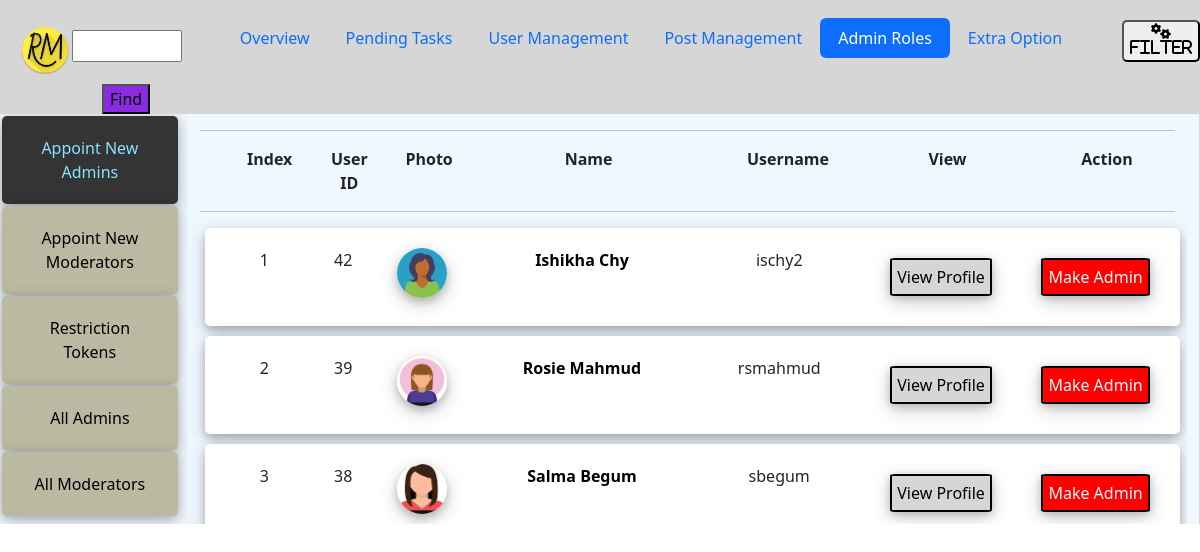
Page /admin_dashboard/admin_dashboard.php?type=admin&size=99999&subtype=op1 (signed in) on the committed database.
### tables this page shows
CREATE TABLE `users` (
  `fname` varchar(150) DEFAULT NULL,
  `lname` varchar(150) DEFAULT NULL,
  `uname` varchar(150) DEFAULT NULL,
  `email` varchar(150) DEFAULT NULL,
  `phone` varchar(150) DEFAULT NULL,
  `job` varchar(150) DEFAULT NULL,
  `about` varchar(500) DEFAULT NULL,
  `pass` varchar(150) DEFAULT NULL,
  `id` int(11) NOT NULL,
  `verified` varchar(20) DEFAULT NULL,
  `flag` int(11) DEFAULT 0,
  `content_count` int(11) DEFAULT 0,
  `pro_pic` varchar(500) DEFAULT NULL,
  `temp_id` varchar(50) DEFAULT NULL,
  `date_of_birth` varchar(100) DEFAULT NULL,
  `religion` varchar(100) DEFAULT NULL,
  `language` varchar(100) DEFAULT NULL,
  `relation` varchar(100) DEFAULT NULL,
  `blood` varchar(100) DEFAULT NULL,
  `nation` varchar(100) DEFAULT NULL,
  `address` varchar(100) DEFAULT NULL,
  `gender` varchar(50) DEFAULT NULL,
  `politics` varchar(50) DEFAULT NULL,
  `sports` varchar(400) DEFAULT NULL,
  `hobby` varchar(400) DEFAULT NULL,
  `temp_id2` varchar(50) DEFAULT NULL,
  `status` varchar(50) DEFAULT NULL,
  `s_verified` varchar(50) DEFAULT NULL
);

### admin_dashboard/backend.php (the view, shortened to what this page needs)
<?php
class admin_dash
{
    function exist_in_adminlist($id)
    {
        include('../include/connection.php');
        $sql = "SELECT * FROM admin_list WHERE uid = '$id'";
        $res = mysqli_query($con, $sql);
        if (mysqli_num_rows($res) > 0) {
            return true;
        }
        return false;
    }
    function make_adminlist($sz)
    {
        echo '<hr><div class="row" style="margin-left:30px; text-align:center;">
                <div class="col-sm-1">
                    <strong>Index</strong>
                </div>
                <div class="col-sm-1">
                    <strong>User ID</strong>
                </div>
                <div class="col-sm-1">
                    <strong>Photo</strong>
                </div>
                <div class="col-sm-3">
                    <strong>Name</strong>
                </div>
                <div class="col-sm-2">
                    <strong>Username</strong>
                </div>
                <div class="col-sm-2">
                    <strong>View</strong>
                </div>
                <div class="col-sm-2">
                    <strong>Action</strong>
                </div>
            </div><hr>';
        $counter = 0;
        include('../include/connection.php');
        $sql = "SELECT * FROM users ORDER BY id DESC";
        $res = mysqli_query($con, $sql);
        while ($row = mysqli_fetch_assoc($res)) {
            if (!($this->exist_in_adminlist($row['id']))) {
                $profile_picture_link = "../ext-files/user/" . $row['pro_pic'];
                echo '<div class="card-main">
                    <div class="row" style="margin-left:0px; text-align:center;">
                        <div class="col-sm-1">
                            <span>' . ($counter + 1) . '</span>
                        </div>
                        <div class="col-sm-1">
                            <span>' . $row['id'] . '</span>
                        </div>
                        <div class="col-sm-1">
                            <img class="profile-pic-home-post" src="' . $profile_picture_link . '">
                        </div>
                        <div class="col-sm-3">
                            <a title="View User Profile" class="unformatted-link homepage-poster-name" href="../view_user.php?uid=' . $row['id'] . '">
                                <span>&nbsp' . $row['fname'] . ' ' . $row['lname'] . '</span>
                            </a>
                        </div>
                        <div class="col-sm-2">
                            <span>&nbsp' . $row['uname'] . '</span>
                        </div>
                        <div class="col-sm-2">
                            <a href="../view_user.php?uid=' . $row['id'] . '" style="float:right;" class="neutral-btn">View Profile</a>
                        </div>
                        <div class="col-sm-2">
                            <a href="make_admin.php?uid=' . $row['id'] . '&uname=' . $row['uname'] . '" style="float:right;" class="cancel-btn">Make Admin</a>
                        </div>
                    </div>
                </div>';
                $counter = $counter + 1;
            }
        }
    }
}
class admin_vertbar
{
    function admin($cat, $sz, $sub, $add_admin_vis, $add_mod_vis)
    {
        $opt1_act = "";
        $opt2_act = "";
        $opt3_act = "";
        $opt4_act = "";
        $opt5_act = "";
        $subtype = "";
        if (isset($sub)) {
            if ($sub == "op1") {
                $opt1_act = "active-vbar";
                $subtype = "op1";
            } else if ($sub == "op2") {
                $opt2_act = "active-vbar";
                $subtype = "op2";
            } else if ($sub == "op3") {
                $opt3_act = "active-vbar";
                $subtype = "op3";
            } else if ($sub == "op4") {
                $opt4_act = "active-vbar";
                $subtype = "op4";
            } else if ($sub == "op5") {
                $opt5_act = "active-vbar";
                $subtype = "op5";
            }
        } else {
            $opt1_act = "active-vbar";
            $subtype = "op1";
        }
        echo '<a style="' . $add_admin_vis . '" class="va" href="admin_dashboard.php?type=' . $cat . '&size=' . $sz . '&subtype=op1"><div class="vert-navbar ' . $opt1_act . '">Appoint New Admins</div></a>';
        echo '<a style="' . $add_mod_vis . '" class="va" href="admin_dashboard.php?type=' . $cat . '&size=' . $sz . '&subtype=op2"><div class="vert-navbar ' . $opt2_act . '">Appoint New Moderators</div></a>';
        echo '<a style="' . $add_mod_vis . '" class="va" href="admin_dashboard.php?type=' . $cat . '&size=' . $sz . '&subtype=op3"><div class="vert-navbar ' . $opt3_act . '">Restriction Tokens</div></a>';
        echo '<a class="va" href="admin_dashboard.php?type=' . $cat . '&size=' . $sz . '&subtype=op4"><div class="vert-navbar ' . $opt4_act . '">All Admins</div></a>';
        echo '<a class="va" href="admin_dashboard.php?type=' . $cat . '&size=' . $sz . '&subtype=op5"><div class="vert-navbar ' . $opt5_act . '">All Moderators</div></a>';
        return $subtype;
    }
}

### css/style.css (style rules this page uses)
:root { --transition-speed: 600ms; }
.unformatted-link { text-decoration: none; color: black; }
* { scrollbar-width: thin; scrollbar-color: #3d3f28 #faffaf; }
.card-main { width: 100%; overflow: hidden; background-color: rgb(255, 255, 255); border-radius: 5px; margin-top: 10px; margin-left: 5px; margin-bottom: 5px; padding: 20px; box-shadow: 0 4px 8px 0 rgba(0, 0, 0, 0.2), 0 6px 20px 0 rgba(0, 0, 0, 0.19); }
.profile-pic-home-post { border-radius: 50px; height: 50px; width: 50px; box-shadow: 0 4px 8px 0 rgba(0, 0, 0, 0.2), 0 6px 20px 0 rgba(0, 0, 0, 0.19); }
span { display: inline-block; width: 100%; max-height: 300px; -webkit-line-clamp: 2; display: -webkit-box; -webkit-box-orient: vertical; overflow: hidden; text-overflow: ellipsis; }
.homepage-poster-name { font-weight: bold; }
.cancel-btn { border-radius: 5%; border: 2px solid black; text-decoration: none; margin-top: 10px; padding: 5px; margin: 10px; color: rgb(255, 255, 255); background-color: red; box-shadow: 0 2px 8px rgba(0, 0, 0, 0.2), 0 6px 20px 0 rgba(0, 0, 0, 0.19); }
.neutral-btn { border-radius: 5%; border: 2px solid black; text-decoration: none; margin-top: 10px; padding: 5px; margin: 10px; color: rgb(0, 0, 0); background-color: rgb(214, 214, 214); box-shadow: 0 2px 8px rgba(0, 0, 0, 0.2), 0 6px 20px 0 rgba(0, 0, 0, 0.19); }
.vert-navbar { text-align: center; width: 100%; padding: 20px; background-color: rgb(187, 185, 161); text-decoration: none; border-radius: 5px; margin-top: 2px; color: rgb(0, 0, 0); margin-left: 2px; box-shadow: 0 2px 8px rgba(0, 0, 0, 0.2), 0 6px 20px 0 rgba(0, 0, 0, 0.19); transition: var(--transition-speed); }
.active-vbar { background-color: rgb(52, 52, 52); color: rgb(138, 226, 255); }
.va { text-decoration: none; }

### rows in the picture
users: id "42", pro_pic (picture), fname "Ishikha", lname "Chy", uname "ischy2"
users: id "39", pro_pic (picture), fname "Rosie", lname "Mahmud", uname "rsmahmud"
users: id "38", pro_pic (picture), fname "Salma", lname "Begum", uname "sbegum"
